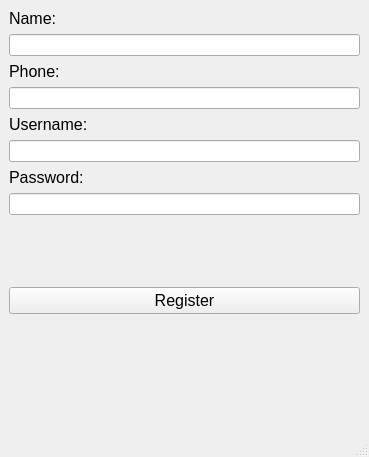
<?xml version="1.0" encoding="UTF-8"?>
<ui version="4.0">
 <class>MainWindow</class>
 <widget class="QMainWindow" name="MainWindow">
  <property name="geometry">
   <rect>
    <x>0</x>
    <y>0</y>
    <width>369</width>
    <height>457</height>
   </rect>
  </property>
  <property name="windowTitle">
   <string>MainWindow</string>
  </property>
  <widget class="QWidget" name="centralwidget">
   <layout class="QGridLayout" name="gridLayout">
    <item row="0" column="0">
     <layout class="QVBoxLayout" name="verticalLayout">
      <item>
       <layout class="QVBoxLayout" name="verticalLayout_5">
        <item>
         <widget class="QLabel" name="label_4">
          <property name="font">
           <font>
            <pointsize>12</pointsize>
           </font>
          </property>
          <property name="text">
           <string>Name:</string>
          </property>
         </widget>
        </item>
        <item>
         <widget class="QLineEdit" name="name"/>
        </item>
       </layout>
      </item>
      <item>
       <layout class="QVBoxLayout" name="verticalLayout_4">
        <item>
         <widget class="QLabel" name="label_3">
          <property name="font">
           <font>
            <pointsize>12</pointsize>
           </font>
          </property>
          <property name="text">
           <string>Phone:</string>
          </property>
         </widget>
        </item>
       </layout>
      </item>
      <item>
       <layout class="QVBoxLayout" name="verticalLayout_3">
        <item>
         <widget class="QLineEdit" name="phone"/>
        </item>
        <item>
         <widget class="QLabel" name="label_2">
          <property name="font">
           <font>
            <pointsize>12</pointsize>
           </font>
          </property>
          <property name="text">
           <string>Username:</string>
          </property>
         </widget>
        </item>
        <item>
         <widget class="QLineEdit" name="username"/>
        </item>
       </layout>
      </item>
      <item>
       <layout class="QVBoxLayout" name="verticalLayout_2">
        <item>
         <widget class="QLabel" name="label">
          <property name="font">
           <font>
            <pointsize>12</pointsize>
           </font>
          </property>
          <property name="text">
           <string>Password:</string>
          </property>
         </widget>
        </item>
        <item>
         <widget class="QLineEdit" name="password"/>
        </item>
        <item>
         <spacer name="verticalSpacer_2">
          <property name="orientation">
           <enum>Qt::Vertical</enum>
          </property>
          <property name="sizeHint" stdset="0">
           <size>
            <width>20</width>
            <height>40</height>
           </size>
          </property>
         </spacer>
        </item>
       </layout>
      </item>
      <item>
       <widget class="QPushButton" name="pushButton">
        <property name="font">
         <font>
          <pointsize>12</pointsize>
         </font>
        </property>
        <property name="text">
         <string>Register</string>
        </property>
       </widget>
      </item>
      <item>
       <spacer name="verticalSpacer">
        <property name="orientation">
         <enum>Qt::Vertical</enum>
        </property>
        <property name="sizeHint" stdset="0">
         <size>
          <width>20</width>
          <height>40</height>
         </size>
        </property>
       </spacer>
      </item>
     </layout>
    </item>
   </layout>
  </widget>
  <widget class="QMenuBar" name="menubar">
   <property name="geometry">
    <rect>
     <x>0</x>
     <y>0</y>
     <width>369</width>
     <height>26</height>
    </rect>
   </property>
  </widget>
  <widget class="QStatusBar" name="statusbar"/>
 </widget>
 <resources/>
 <connections/>
</ui>
